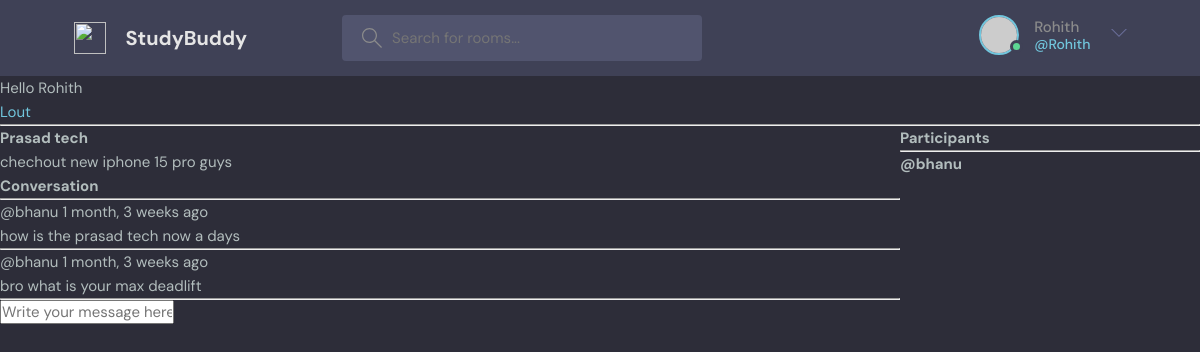
The page /room/4/ (signed in) on the database its author committed.
### base/models.py (models this page shows, shortened)
class Room(models.Model):
    host = models.ForeignKey(User,on_delete=models.SET_NULL,null=True)
    topic = models.ForeignKey(Topic,on_delete=models.SET_NULL,null=True)
    name = models.CharField(max_length=200)
    description = models.TextField(null=True,blank=True)
    participants =models.ManyToManyField(User,related_name='participants',blank=True)
    updated = models.DateTimeField(auto_now=True)
    created = models.DateTimeField(auto_now_add=True)
    class Meta:
        ordering = ['-updated','-created']

class Message(models.Model):
    user = models.ForeignKey(User,on_delete=models.CASCADE)
    room = models.ForeignKey(Room,on_delete=models.CASCADE)
    body = models.TextField()
    updated = models.DateTimeField(auto_now=True)
    created = models.DateTimeField(auto_now_add=True)
    class Meta:
        ordering = ['-updated','-created']

### base/views.py (the view, shortened to what this page needs)
# urls.py: path('room/<str:pk>/',views.room,name="room"),
def room(request,pk):
    room = Room.objects.get(id=pk)
    room_messages = room.message_set.all()
    participants = room.participants.all()
    print(participants)
    context = {'room':room,'room_messages':room_messages,'participants':participants}
    return render(request,'base/room.html',context)

### base/templates/base/room.html (shortened to what this page needs)
{% extends 'main.html'%}
{% block content %}
<div class="room-container">
    <div>
        <h1>{{room.name}}</h1>
        <p>{{room.description}}</p>
        <div class="comment-wrapper">
            <h3>Conversation</h3>
            <hr>
            {% for room_message in room_messages %}
            <div class="message-wrapper">
                <small>@{{room_message.user}} {{room_message.created|timesince}} ago</small>
                <p>{{room_message.body}}</p>
                <hr>
            </div>
            {% endfor %}
        </div>
        {% if request.user.is_authenticated %}
        <div class="comment-form">
            <form method="POST" action="">
                <input type="text" name="body" placeholder="Write your message here..."/>
            </form>
        </div>
        {% endif %}
    </div>
    <div>
        <h3>Participants</h3>
        <hr>
        {% for user in participants %}
        <h5>@{{user.username}}</h5>
        {% endfor %}
    </div>
</div>
{% endblock %}

### templates/navbar.html (shortened to what this page needs)
<header class="header header--loggedIn">
    <div class="container">
      <a href="{% url 'home' %}" class="header__logo">
        <img src="assets/logo.svg" />
        <h1>StudyBuddy</h1>
      </a>
      <form class="header__search" method="GET" action="{% url 'home' %}">
        <label>
          <input name="q" placeholder="Search for rooms..." />
        </label>
      </form>
      <nav class="header__menu">
    {% if request.user.is_authenticated %}
        <div class="header__user">
          <a href="profile.html">
            <div class="avatar avatar--medium active">
              <img src="https://randomuser.me/api/portraits/men/37.jpg" />
            </div>
            <p> {{request.user.username}} <span>@{{request.user.username}} </span></p>
          </a>
          <button class="dropdown-button">
            <svg version="1.1" xmlns="http://www.w3.org/2000/svg" width="32" height="32" viewBox="0 0 32 32">
              <title>chevron-down</title>
              <path d="M16 21l-13-13h-3l16 16 16-16h-3l-13 13z"></path>
            </svg>
          </button>
        </div>
        {% else %}
         <a href="{% url 'login' %}">
          <img src="./assets/avatar.svg" />
          <p>Login</p>
        </a>
        {% endif %}
      </nav>
    </div>
  </header>
{% if request.user.is_authenticated %}
<p>Hello {{request.user.username}}</p>
<a href="{% url 'logout' %}">Lout</a>
{% else %}
<a href="{% url 'login' %}">Login</a>
{% endif %}
<hr>

### static/styles/style.css (style rules this page uses)
:root { --color-main: #71c6dd; --color-main-light: #e1f6fb; --color-dark: #3f4156; --color-dark-medium: #51546e; --color-dark-light: #696d97; --color-light: #e5e5e5; --color-gray: #8b8b8b; --color-light-gray: #b2bdbd; --color-bg: #2d2d39; --color-success: #5dd693; --color-error: #fc4b0b; }
* { font-family: "DM Sans", -apple-system, BlinkMacSystemFont, "Segoe UI", Roboto, Oxygen, Ubuntu, Cantarell, "Open Sans", "Helvetica Neue", sans-serif; margin: 0; padding: 0; box-sizing: border-box; text-rendering: optimizeLegibility; font-size: inherit; }
html { font-size: 56.25%; }
@media only screen and (min-width: 1200px) { html { font-size: 62.5%; } }
body { line-height: 1.6; font-weight: 400; font-size: 1.5rem; color: var(--color-light-gray); background-color: var(--color-bg); min-height: 100vh; }
img { width: 100%; }
a { display: inline-block; color: var(--color-main); text-decoration: none; }
.container { max-width: 120rem; width: 90%; margin: auto; }
.avatar { position: relative; display: inline-block; border-radius: 50%; border: 2px solid var(--color-main); }
.avatar img { display: block; border-radius: 50%; object-fit: cover; object-position: center; }
.avatar::after { content: ""; display: block; position: absolute; background-color: var(--color-gray); z-index: 111; border-radius: 50%; border: 0.3rem solid var(--color-dark); }
.avatar.active::after { background-color: var(--color-success); }
.avatar.avatar--medium img { width: 3.6rem; height: 3.6rem; border-radius: 50%; }
.avatar.avatar--medium:after { width: 0.7rem; height: 0.7rem; bottom: 0px; right: -6px; }
.header { padding: 1.5rem; background-color: var(--color-dark); }
.header > .container { display: flex; gap: 9.5rem; }
.header__logo, .header__user { display: flex; gap: 2rem; align-items: center; }
.header__logo > img { height: 3.2rem; width: 3.2rem; }
.header__logo > h1 { font-weight: 700; font-size: 2rem; color: var(--color-light); }
.header__search > label { background-color: var(--color-dark-medium); padding: 1.3rem 1rem; display: flex; align-items: center; gap: 1rem; border-radius: 4px; }
.header__search svg { fill: var(--color-gray); width: 2rem; height: 2rem; margin-left: 1rem; }
.header__search input { width: 30rem; background: transparent; border: none; outline: none; color: var(--color-light); }
.header__menu { margin-left: auto; position: relative; }
.header__menu a { display: flex; gap: 1.5rem; align-items: center; font-weight: 500; text-decoration: none; color: var(--color-gray); }
.header__menu img { height: 3.6rem; }
.header__menu p { line-height: 1.2; }
.header__menu span { color: var(--color-main); font-weight: 500; font-size: 1.4rem; display: block; }
.header__menu svg { width: 1.6rem; height: 1.6rem; fill: var(--color-dark-light); }
.dropdown-button { background: transparent; border: 0; outline: 0; cursor: pointer; }

### base/templates/base/room.html (style rules this page uses)
.room-container { display:grid; grid-template-columns: 3fr 1fr; }

### rows shown on the page
Room: name "Prasad tech", description "chechout new iphone 15 pro guys"
Message: user "bhanu", created "1 month, 3 weeks", body "how is the prasad tech now a days"
Message: user "bhanu", created "1 month, 3 weeks", body "bro what is your max deadlift"

### other values the page prints
{{ request.user.username }} "Rohith"
{{ user.username }} "bhanu"
